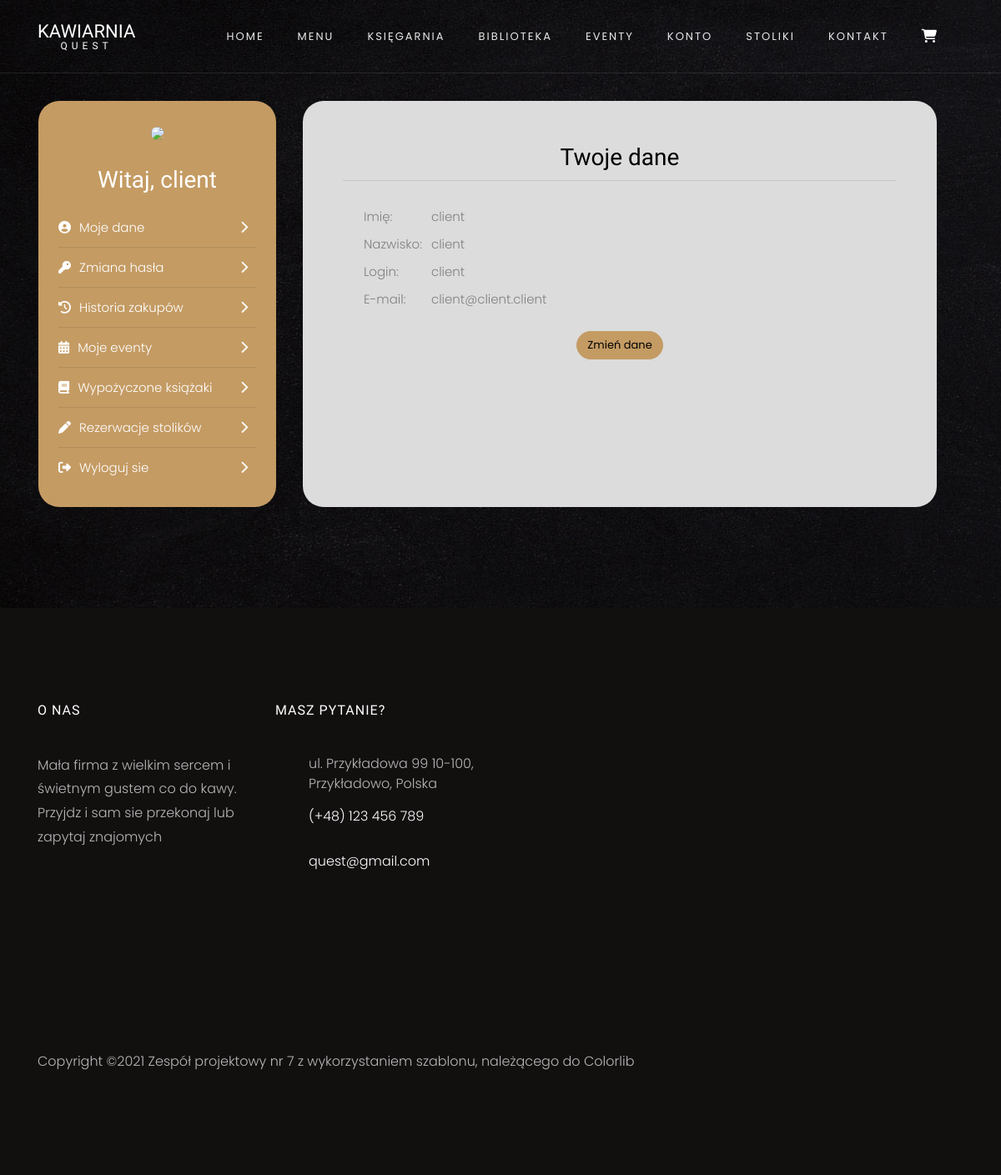
The page /konto/moje_dane (signed in) on the database its author committed.
### Quest/tabels.py (models this page shows)
class User(UserMixin, db.Model):
    __tablename__ = "users"
    id = db.Column(db.Integer, primary_key=True)
    login = db.Column(db.String(250), nullable=False)
    password = db.Column(db.String(250), nullable=False)
    first_name = db.Column(db.String(250), nullable=False)
    last_name = db.Column(db.String(250), nullable=False)
    email = db.Column(db.String(250), nullable=False)
    privileges = db.Column(db.String(250), nullable=False, server_default="User")
    client = relationship("Client", uselist=False, back_populates="user")
    worker = relationship("Worker", uselist=False, back_populates="user")

### Quest/routes.py (the view)
@app.route("/konto/moje_dane")
@login_required
def account_data():
    return render_template("account/mydata.html")

### Quest/routes.py (called while the page is built)
@login_manager.user_loader
def load_user(user_id):
    return db.session.query(User).get(user_id)

### Quest/templates/account/mydata.html (shortened to what this page needs)
{% extends "account/account.html" %}
{% block head %}
{{ super() }}
{% endblock %}
{% block account_page %}
<h3 class="text-center mb-2" style="color:black">Twoje dane</h3><hr>
<table style="margin:24px;">
    <tr>
        <td>Imię:</td>
        <td>{{ current_user.first_name }}</td>
    </tr>
        <tr>
        <td>Nazwisko:</td>
        <td>{{ current_user.last_name }}</td>
    </tr>
        <tr>
        <td>Login:</td>
        <td>{{ current_user.login }}</td>
    </tr>
        <tr>
        <td>E-mail:</td>
        <td>{{ current_user.email }}</td>
    </tr>
</table>
<div class="text-center"><a href="{{url_for('edit_account_data')}}" class="btn btn-primary" style="border-radius:25px">Zmień dane</a></div>
{% endblock %}

### Quest/templates/account/account.html (shortened to what this page needs)
{% import "bootstrap/wtf.html" as wtf %}
{% extends "base.html" %}
{% block head %}
{{ super() }}
{% endblock %}
{% block content %}
<section class="ftco-section contact-section">
    <div class="container">
        <div class="row">
            <div class="col-xl-3 col-lg-4  p-4 m-3 text-center" style="background-color:#c49b63; border-radius: 25px;">
                <img src="https://www.w3schools.com/howto/img_avatar.png" style="width:100px; border-radius: 50px;">
                <h3 class="my-4">Witaj, {{current_user.first_name}}</h3>
                {% if current_user.privileges == "User" %}
                <a href="{{url_for('account_data')}}" style="color:white"><p><i class="fas fa-user-circle"></i>Moje dane<span style="float:right;"><i class="fas fa-chevron-right"></i></span></p></a>
                <hr>
                <a href="{{url_for('account_password')}}" style="color:white"><p><i class="fas fa-key"></i>Zmiana hasła<span style="float:right;"><i class="fas fa-chevron-right"></i></span></p></a>
                <hr>
                <a href="{{url_for('account_orders_story')}}" style="color:white"><p><i class="fas fa-history"></i>Historia zakupów<span style="float:right;"><i class="fas fa-chevron-right"></i></span></p></a>
                <hr>
                <a href="#" style="color:white"><p><i class="fas fa-calendar-alt"></i>Moje eventy<span style="float:right;"><i class="fas fa-chevron-right"></i></span></p></a>
                <hr>
                <a href="#" style="color:white"><p><i class="fas fa-book"></i>Wypożyczone książaki<span style="float:right;"><i class="fas fa-chevron-right"></i></span></p></a>
                <hr>
                <a href="#" style="color:white"><p><i class="fas fa-pen"></i>Rezerwacje stolików<span style="float:right;"><i class="fas fa-chevron-right"></i></span></p></a>
                <hr>
                {% endif %}
                <a href="{{url_for('logout')}}" style="color:white"><p><i class="fas fa-sign-out-alt"></i>Wyloguj sie<span style="float:right;"><i class="fas fa-chevron-right"></i></span></p></a>
            </div>
            <div class="col-xl-8 col-lg-7 p-5 m-3" style="background-color:Gainsboro; border-radius: 25px;">
                {% block account_page %}
                {% endblock %}
            </div>
        </div>
    </div>
</section>
{% endblock %}

### Quest/templates/account/account.html (style rules this page uses)
hr { margin:0; }
p { margin:10px 0; text-align: left; }
i { color:white; margin-right:10px; }

### Quest/templates/account/mydata.html (style rules this page uses)
table tr td { padding-right: 10px; padding-top: 5px; }

### rows shown on the page
User: first_name "client", last_name "client", login "client", email "client@client.client"
